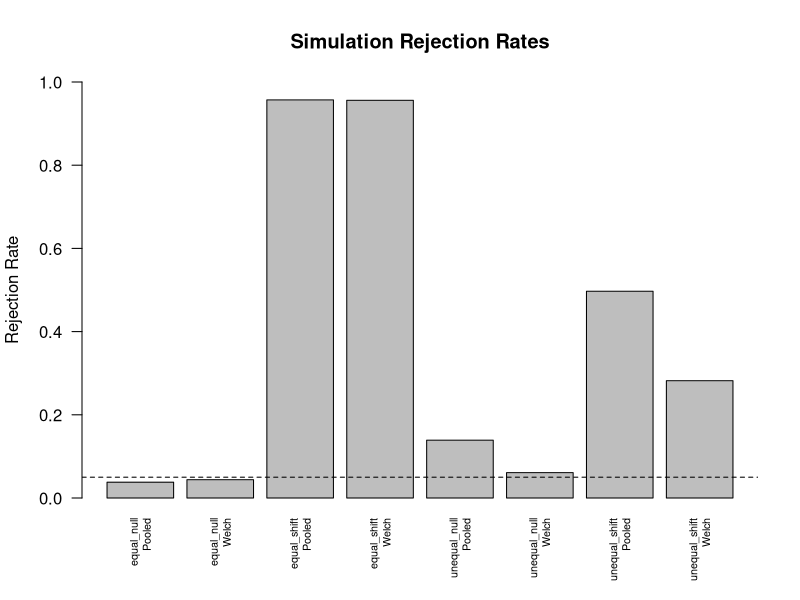

The R script that drew this image:

library(dplyr)
library(tidyr)
library(tibble)
library(readr)
library(stringr)
library(forcats)
library(purrr)


# Problem 1

sales_raw <- tibble(
 sale_id = 1:8,
 customer_id = c("C1", "C2", "C1", "C3", "C2", "C4", "C5", "C2"),
 item_raw = c(" Pen", "PEN ", "Notebook", " pen ",
              "FOLDER", "Folder ", " ERASER ", "pen"),
 amount_raw = c("$10.00", "$20.00", NA, "$15.00",
                "$30.00", "$25.00", NA, "$20.00"),
 discount_raw = c("0%", "10%", "5%", "0%", "20%", "10%", "0%", "0%"),
 code_raw = c("ST-101", "ON-102", "ST-103", "ON-104",
              "bad", "ST-106", "ON-107X", "on-108"),
 tags = c("gift;urgent", "online", "gift", "member",
          "online;member", "gift", "member", "gift;member")
)

# Part A

sales_clean <- sales_raw |>
 mutate(
  item_clean = str_to_lower(str_squish(item_raw)),
  amount = parse_number(amount_raw),
  discount_rate = parse_number(discount_raw)/100,
  net_amount = amount*(1-discount_rate),
  size = case_when(
    is.na(net_amount) ~ "unrecorded",
    net_amount >= 20 ~ "large",
    TRUE ~ "small"
  )
 )

print(sales_clean |>
 select(sale_id,item_clean,amount,discount_rate,net_amount,size))

# Removed extra spaces and changed items to lowercase.
# Converted amounts and discounts to numbers. Missing amounts stay NA.


# Part B

sales_codes <- sales_clean |>
 mutate(
   code_clean = str_to_upper(str_trim(code_raw)),
   valid_code = str_detect(code_clean,"^(ST|ON)-[0-9]{3}$")
 )

invalid_codes <- sales_codes |>
 filter(!valid_code) |>
 select(sale_id,code_raw,code_clean)

print(invalid_codes)

valid_code_parts <- sales_codes |>
 filter(valid_code) |>
 separate_wider_delim(code_clean,delim = "-",
                      names = c("channel","number"),
                      cols_remove = FALSE)

print(valid_code_parts |>
 select(sale_id,code_clean,channel,number))

sale_tags <- sales_clean |>
 select(sale_id,tags) |>
 separate_longer_delim(tags,delim = ";")

print(sale_tags)

# separate_wider_delim makes new columns.
# separate_longer_delim makes new rows.


# Part C

customer_summary <- sales_clean |>
 summarise(
  sales_n = n(),
  known_n = sum(!is.na(net_amount)),
  large_n = sum(!is.na(net_amount) & net_amount>=20),
  large_share = if_else(known_n>0,large_n/known_n,NA_real_),
  .by = customer_id
 ) |>
 arrange(customer_id)

print(customer_summary)

# For C1 the numerator is 0 large sales and the denominator
# is 1 known sale. So large_share = 0/1 = 0.

sales_factors <- sales_clean |>
 mutate(
   item_factor = fct_infreq(factor(item_clean)),
   item_group = fct_lump_n(factor(item_clean),n=2,other_level="Other")
 )

print(levels(sales_factors$item_factor))
print(levels(sales_factors$item_group))
print(count(sales_factors,item_factor))
print(count(sales_factors,item_group))

# fct_infreq changes the order based on frequency.
# fct_lump_n combines less common categories into Other.


# Problem 2

reports_raw <- tibble(
 form = c("A", "A", "A", "B", "B", "B"),
 line = c(1, 2, 3, 1, 2, 3),
 customer_id = c("C1", NA, "C2", "C3", NA, "C4"),
 round = c(1, 3, 1, 1, 2, 1),
 primary_amount = c(10, -999, 20, NA, 0, 30),
 backup_amount = c(NA, 15, 25, NA, 99, NA)
)

customers <- tibble(
 customer_id = c("C1", "C2", "C3", "C5"),
 region = c("North", "South", NA, "West")
)


# Part A

reports_labeled <- reports_raw |>
 arrange(form,line) |>
 group_by(form) |>
 fill(customer_id,.direction="down") |>
 ungroup()

print(reports_labeled)

reports_clean <- reports_labeled |>
 mutate(
   primary_clean = na_if(primary_amount,-999),
   amount = coalesce(primary_clean,backup_amount)
 )

print(reports_clean |>
 select(form,line,customer_id,round,primary_amount,backup_amount,amount))

# coalesce keeps the primary amount unless it is missing.
# Zero is still a valid amount so it does not use the backup.

reports_before <- reports_clean |>
 select(customer_id,round,amount) |>
 mutate(recorded_row=TRUE)

reports_complete <- reports_before |>
 complete(customer_id,round=1:3,
          fill=list(recorded_row=FALSE)) |>
 arrange(customer_id,round)

print(reports_complete)

original_rows <- nrow(reports_before)
added_rows <- nrow(reports_complete)-original_rows
missing_before <- sum(is.na(reports_before$amount))
missing_after <- sum(is.na(reports_complete$amount))

print(tibble(original_rows,added_rows,missing_before,missing_after))

# 6 original rows and 6 added rows.
# Missing amounts went from 1 to 7.
# C3 round 1 was explicitly missing.
# C1 round 2 was an implicit missing row.


# Part B

print(sum(is.na(customers$customer_id)))
print(sum(duplicated(customers$customer_id)))

# Both are 0, so no missing or duplicate customer IDs.

duplicate_reports <- reports_clean |>
 count(customer_id,round) |>
 filter(n>1)

print(duplicate_reports)

# No repeated customer-round combinations.

customers_marked <- customers |>
 mutate(customer_found=TRUE)

reports_joined <- reports_clean |>
 left_join(customers_marked,
           by=join_by(customer_id),
           relationship="many-to-one",
           na_matches="never") |>
 mutate(customer_found=coalesce(customer_found,FALSE))

print(reports_joined |>
 select(customer_id,round,amount,region,customer_found))

only_reports <- reports_clean |>
 distinct(customer_id) |>
 anti_join(customers,by=join_by(customer_id),na_matches="never")

only_customers <- customers |>
 distinct(customer_id) |>
 anti_join(reports_clean,by=join_by(customer_id),na_matches="never")

print(only_reports)
print(only_customers)

# C4 is only in reports and C5 is only in customers.
# C3 has customer_found TRUE even though region is NA.
# C4 has FALSE because it does not have a matching customer record.


# Part C

# customers_bad was not defined in the PDF.
# This example gives C2 another region to show the duplicate join.
# Replace this if the instructor provides customers_bad.

customers_bad <- bind_rows(
 customers,
 tibble(customer_id="C2",region="East")
)

reports_duplicated <- reports_clean |>
 left_join(customers_bad,
           by=join_by(customer_id),
           relationship="many-to-many")

print(nrow(reports_clean))
print(nrow(reports_duplicated))
print(sum(reports_clean$amount,na.rm=TRUE))
print(sum(reports_duplicated$amount,na.rm=TRUE))

repeated_reports <- reports_duplicated |>
 count(customer_id,round) |>
 filter(n>1)

print(repeated_reports)

# For this example, rows increased from 6 to 7.
# Total amount increased from 75 to 95.
# C2 round 1 was repeated so its amount of 20 got counted twice.
# many-to-one would give an error since C2 has multiple matches.
# many-to-many allows it but does not fix the conflicting regions.

reports_wide <- reports_complete |>
 select(customer_id,round,amount) |>
 pivot_wider(names_from=round,values_from=amount,
             names_prefix="round_")

print(reports_wide)

reports_long <- reports_wide |>
 pivot_longer(cols=starts_with("round_"),
              names_to="round",values_to="amount",
              values_drop_na=TRUE)

print(reports_long)
print(nrow(reports_long))

# 5 rows remain after dropping NA values.
# Dropping missing values doesn't tell us what the amounts were.


# Problem 3

# Part A

two_sample_t <- function(x,y,equal_var=FALSE,alpha=0.05){

 nx <- length(x)
 ny <- length(y)

 mean_x <- mean(x)
 mean_y <- mean(y)
 var_x <- var(x)
 var_y <- var(y)

 if(equal_var){

  method <- "Pooled"
  pooled_var <- ((nx-1)*var_x+(ny-1)*var_y)/(nx+ny-2)
  se <- sqrt(pooled_var*(1/nx+1/ny))
  df <- nx+ny-2

 } else {

  method <- "Welch"
  se <- sqrt(var_x/nx+var_y/ny)

  df <- (var_x/nx+var_y/ny)^2 /
    ((var_x/nx)^2/(nx-1)+(var_y/ny)^2/(ny-1))
 }

 t_stat <- (mean_x-mean_y)/se
 p_value <- 2*pt(abs(t_stat),df=df,lower.tail=FALSE)
 reject <- p_value<alpha

 return(list(method=method,t_stat=t_stat,df=df,
             p_value=p_value,reject=reject))
}

x_check <- c(12,15,14,10,13)
y_check <- c(9,11,8,10,7,12,9,8)

welch_result <- two_sample_t(x_check,y_check)
pooled_result <- two_sample_t(x_check,y_check,equal_var=TRUE)

print(welch_result)
print(pooled_result)

welch_test <- t.test(x_check,y_check,var.equal=FALSE)
pooled_test <- t.test(x_check,y_check,var.equal=TRUE)

print(welch_test)
print(pooled_test)

print(abs(welch_result$t_stat-welch_test$statistic)<1e-8)
print(abs(welch_result$df-welch_test$parameter)<1e-8)
print(abs(welch_result$p_value-welch_test$p.value)<1e-8)

print(abs(pooled_result$t_stat-pooled_test$statistic)<1e-8)
print(abs(pooled_result$df-pooled_test$parameter)<1e-8)
print(abs(pooled_result$p_value-pooled_test$p.value)<1e-8)

# All 6 checks returned TRUE.
# The results match t.test within 1e-8.


# Part B

B <- 1000
n_x <- 20
n_y <- 40
alpha <- 0.05

scenarios <- data.frame(
 scenario = c("equal_null","unequal_null",
              "equal_shift","unequal_shift"),
 mean_x = c(0,0,0,0),
 mean_y = c(0,0,1,1),
 sd_x = c(1,3,1,3),
 sd_y = c(1,1,1,1)
)

simulation_results <- data.frame(
 scenario=character(8000),
 replicate=integer(8000),
 method=character(8000),
 t_stat=numeric(8000),
 df=numeric(8000),
 p_value=numeric(8000),
 reject=logical(8000)
)

set.seed(2026)

row_num <- 1

for(i in 1:4){

 for(j in 1:B){

  x <- rnorm(n_x,mean=scenarios$mean_x[i],sd=scenarios$sd_x[i])
  y <- rnorm(n_y,mean=scenarios$mean_y[i],sd=scenarios$sd_y[i])

  welch <- two_sample_t(x,y,equal_var=FALSE)
  pooled <- two_sample_t(x,y,equal_var=TRUE)

  for(result in list(welch,pooled)){

   simulation_results$scenario[row_num] <- scenarios$scenario[i]
   simulation_results$replicate[row_num] <- j
   simulation_results$method[row_num] <- result$method
   simulation_results$t_stat[row_num] <- result$t_stat
   simulation_results$df[row_num] <- result$df
   simulation_results$p_value[row_num] <- result$p_value
   simulation_results$reject[row_num] <- result$reject

   row_num <- row_num+1
  }
 }
}

print(head(simulation_results,6))
print(nrow(simulation_results))

# 4 scenarios * 1000 repetitions * 2 methods = 8000 rows.

simulation_summary <- simulation_results |>
 summarise(
   mean_t=mean(t_stat),
   sd_t=sd(t_stat),
   rejection_rate=mean(reject),
   .by=c(scenario,method)
 ) |>
 arrange(scenario,method)

print(simulation_summary |>
 mutate(across(c(mean_t,sd_t,rejection_rate),~round(.x,3))))

barplot(
 simulation_summary$rejection_rate,
 names.arg=paste(simulation_summary$scenario,
                 simulation_summary$method,sep="\n"),
 las=2,cex.names=0.65,ylim=c(0,1),
 ylab="Rejection Rate",
 main="Simulation Rejection Rates"
)

abline(h=0.05,lty=2)

# Short Report:
# With equal variances, both tests had Type I error rates
# close to 0.05 (3.8% pooled and 4.4% Welch).
# With unequal variances, pooled was 13.9% while Welch
# was 6.1%, which is closer to the expected 5%.
# When the means differed, both tests rejected more often,
# which means they had higher power.
# Higher power alone isn't enough because the pooled test
# also had more false rejections with unequal variances.
